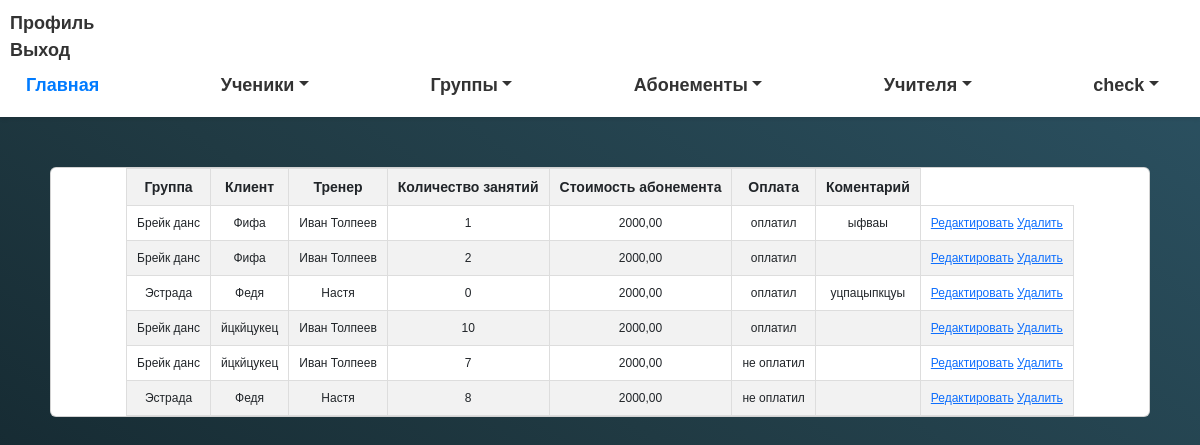
Before: /subscription_list/ (signed in) with the older database file.
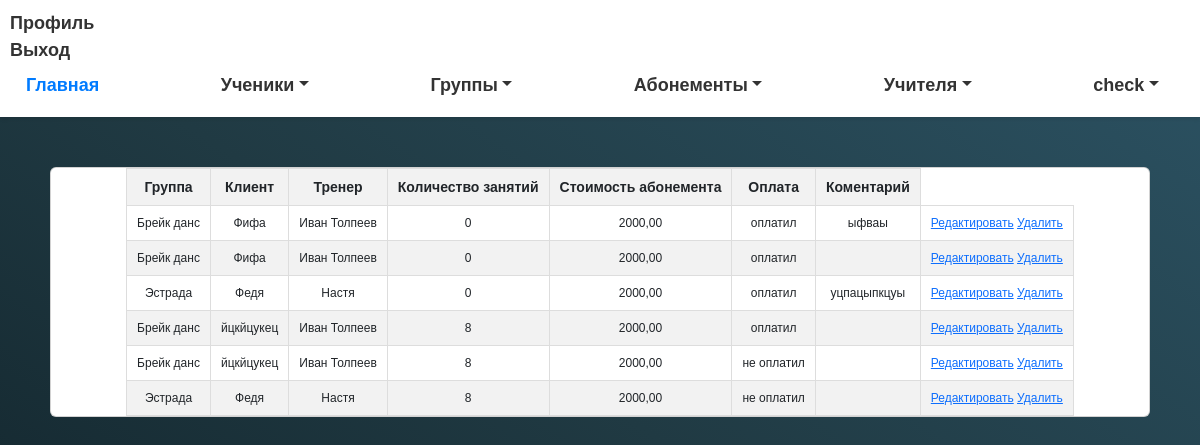
After: the same page with the newer database file.
### myapp/models.py (models this page shows, shortened)
class Subscription(models.Model):
    group = models.ForeignKey(Group, on_delete=models.CASCADE)
    client = models.ForeignKey(Client, on_delete=models.CASCADE)
    coach = models.ForeignKey(Coach, on_delete=models.CASCADE)
    lessons_count = models.IntegerField()
    attendance = models.BooleanField(default=False)
    price = models.DecimalField(max_digits=10, decimal_places=2)  # Добавляем поле для стоимости абонемента
    comment = models.TextField(blank=True, null=True)
    button_highlighted = models.BooleanField(default=False)
    date = models.DateTimeField(default=timezone.now)  # Добавляем поле для даты создания

class Group(models.Model):
    name = models.CharField(max_length=255)
    coach = models.ForeignKey('Coach', on_delete=models.CASCADE)
    description = models.TextField()
    students = models.ManyToManyField(Client, related_name='group_students')

class Client(models.Model):
    full_name = models.CharField(max_length=255)
    birth_date = models.DateField()
    phone_number = models.CharField(max_length=20)
    parent_name = models.CharField(max_length=255)
    address = models.CharField(max_length=255, default='Unknown Address')  # Add a default value here
    card_number = models.CharField(max_length=100, unique=True)
    group_obj = models.ForeignKey('Group', on_delete=models.CASCADE, null=True, blank=True)
    date_joined = models.DateField()

class Coach(models.Model):
    full_name = models.CharField(max_length=255)
    phone_number = models.CharField(max_length=20)
    students = models.ManyToManyField(Client, null=True, blank=True)
    groupqs = models.ManyToManyField(Group, related_name='coach_groupqs', null=True, blank=True)

### myapp/views.py (the view)
# urls.py: path('subscription_list/', subscription_list, name='subscription_list'),
@login_required
def subscription_list(request):
    subscriptions = Subscription.objects.all()
    return render(request, 'subscription_list.html', {'subscriptions': subscriptions})

### myapp/templates/subscription_list.html
{% extends 'base.html' %}
{% block content %}
<div class="container">
    <div class="card">
  <table>
    <thead>
        <tr>
            <th>Группа</th>
            <th>Клиент</th>
            <th>Тренер</th>
            <th>Количество занятий</th>
            <th>Стоимость абонемента</th>
            <th>Оплата</th>
            <th>Коментарий</th>
        </tr>
    </thead>
    <tbody>
        {% for subscription in subscriptions %}
        <tr>
                    <td>{{ subscription.group.name }}</td>
                    <td>{{ subscription.client.full_name }}</td>
                    <td>{{ subscription.coach.full_name }}</td>
                    <td>{{ subscription.lessons_count }}</td>
                    <td>{{ subscription.price }}</td>
                    <td>{{ subscription.attendance|yesno:"оплатил,не оплатил" }}</td>
                    <td>{{ subscription.comment }}</td>
            <td>
                <a href="{% url 'edit_subscription' subscription.id %}">Редактировать</a>
                <a href="{% url 'delete_client' id=subscription.id %}">Удалить</a>
            </td>
        </tr>
        {% empty %}
        <tr>
            <td colspan="4">No subscriptions yet.</td>
        </tr>
        {% endfor %}
    </tbody>
</table>
    </div>
</div>
{% endblock %}

Changed rows visible on the page:
changed Subscription "ыфваы": lessons_count "1" → "0"
changed Subscription (number 2 of 6 on the later page): lessons_count "2" → "0"
changed Subscription (number 4 of 6 on the later page): lessons_count "10" → "8"
changed Subscription (number 5 of 6 on the later page): lessons_count "7" → "8"
